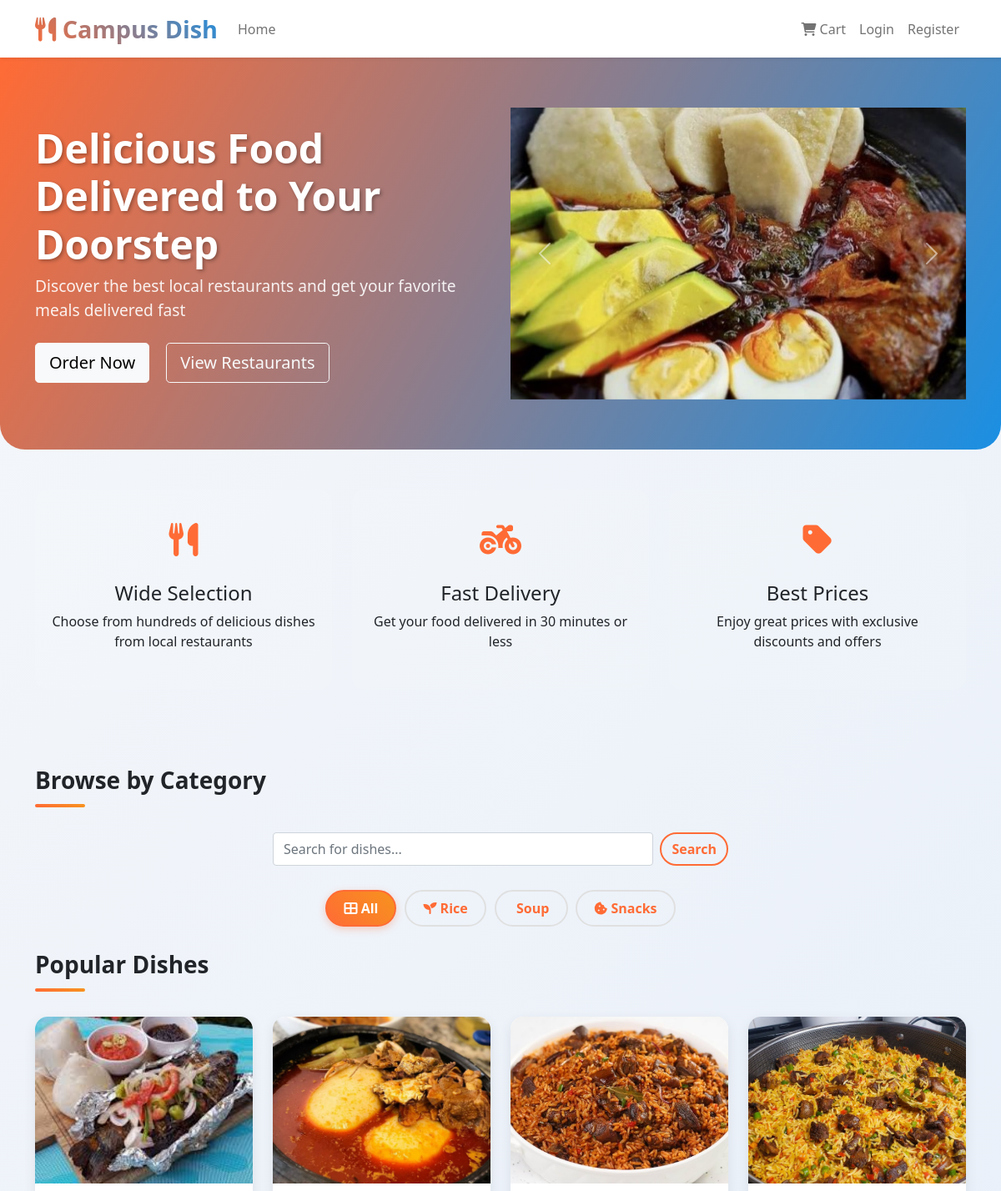
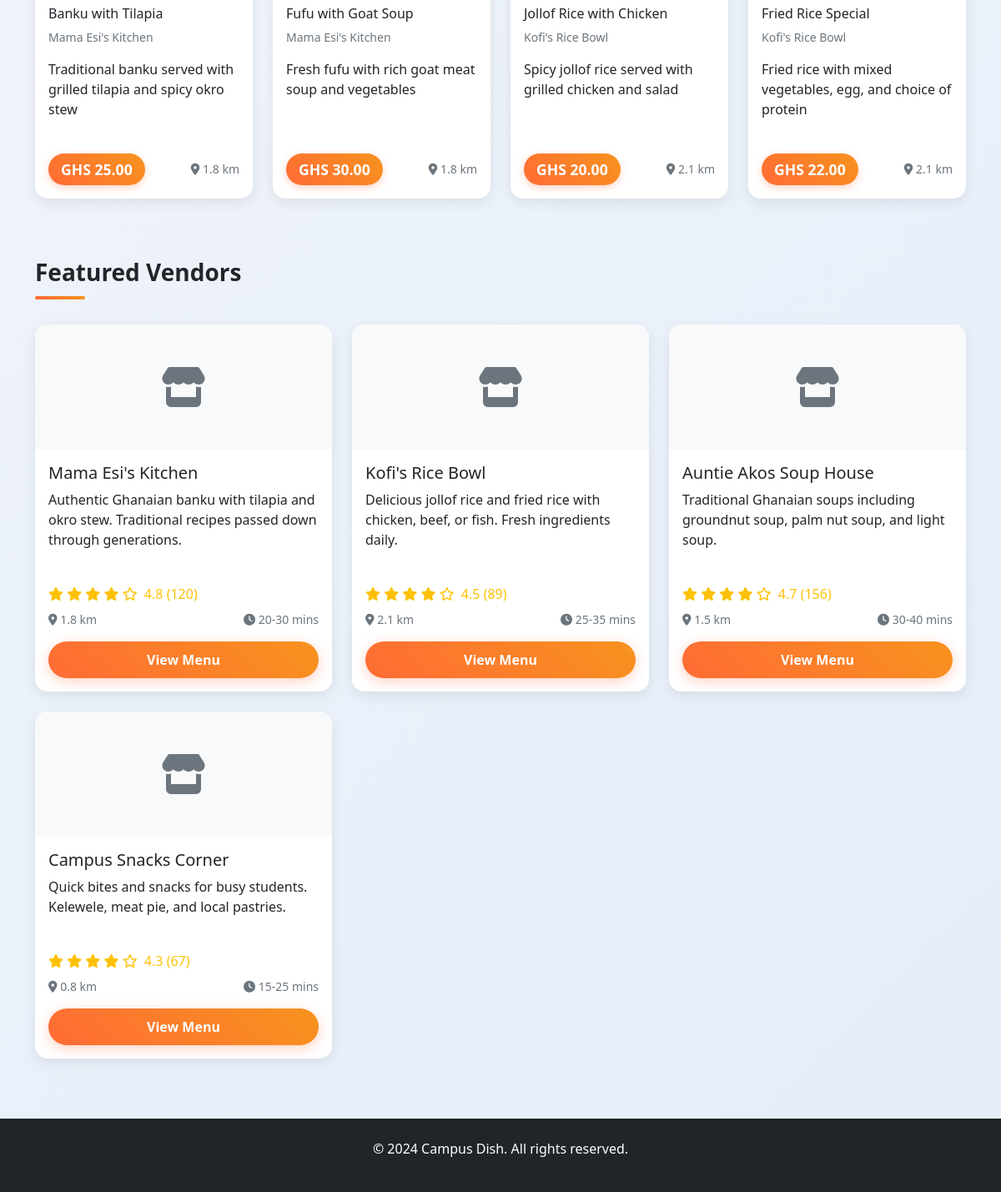
The page / on the database its author committed (2 pictures, top to bottom).
### vendors/models.py (models this page shows, shortened)
class MenuItem(models.Model):
    CATEGORY_CHOICES = [
        ('rice', 'Rice'),
        ('soup', 'Soup'),
        ('snacks', 'Snacks'),
        ('other', 'Other'),
    ]
    vendor = models.ForeignKey(Vendor, on_delete=models.CASCADE, related_name='menu_items')
    name = models.CharField(max_length=100)
    description = models.TextField()
    price = models.DecimalField(max_digits=8, decimal_places=2)
    image = models.ImageField(upload_to='menu_items/', blank=True, null=True)
    category = models.CharField(max_length=20, choices=CATEGORY_CHOICES, default='other')
    is_available = models.BooleanField(default=True)
    created_at = models.DateTimeField(auto_now_add=True)
    def get_default_image(self):
        name_lower = self.name.lower()
        image_mapping = {
            'banku': 'img/Banku.jpeg.jpg',
            'jollof': 'img/Jollof.jpg',
            'fried rice': 'img/Fried rice.jpg',
            'rice': 'img/Rice with stew.jpg',
            'fufu': 'img/Fufu.jpg',
            'waakye': 'img/waakye.jpg',
            'kenkey': 'img/Kenkey.jpg',
            'beans': 'img/Beans.jpg',
            'spaghetti': 'img/spag.jpg',
            'spag': 'img/spag.jpg',
            'gob3': 'img/G)b3.jpg',
            'gobe': 'img/G)b3.jpg',
            'apesie': 'img/Apesie.jpg',
            'groundnut soup': 'img/peanut_soup.webp',
            'palm nut soup': 'img/palmnut soup.jpg',
            'light soup': 'img/lightsoup.jpg',
            'kelewele': 'img/Kelewele.jpg',
            'meat pie': 'img/meat pie.jpg',
            'chin chin': 'img/chin chin.jpg',
            'bofrot': 'img/bofrot.jpg',
        }
        for key, image_path in image_mapping.items():
            if key in name_lower:
                return image_path
        return None

class Vendor(models.Model):
    name = models.CharField(max_length=100)
    description = models.TextField()
    image = models.ImageField(upload_to='vendors/', blank=True, null=True)
    rating = models.DecimalField(max_digits=3, decimal_places=1, default=0.0)
    review_count = models.IntegerField(default=0)
    distance = models.DecimalField(max_digits=5, decimal_places=1, help_text="Distance in km")
    delivery_time = models.CharField(max_length=20, help_text="e.g., 20-30 mins")
    owner = models.ForeignKey(User, on_delete=models.CASCADE, null=True, blank=True)
    created_at = models.DateTimeField(auto_now_add=True)

### vendors/views.py (the view)
# urls.py: 2. Add a URL to urlpatterns:  path('', views.home, name='home')
def home(request):
    category = request.GET.get('category', 'all')
    vendors = Vendor.objects.all()
    if category != 'all':
        vendors = vendors.filter(menu_items__category=category).distinct()
    popular_items = MenuItem.objects.filter(is_available=True)[:12]
    context = {
        'vendors': vendors,
        'popular_items': popular_items,
        'current_category': category,
        'categories': ['all', 'rice', 'soup', 'snacks'],
    }
    return render(request, 'vendors/home.html', context)

### orders/context_processors.py (called while the page is built)
def cart_count(request):
    if request.user.is_authenticated:
        try:
            cart = Cart.objects.get(user=request.user)
            return {'cart_count': cart.total_items}
        except Cart.DoesNotExist:
            return {'cart_count': 0}
    else:
        session_key = request.session.session_key
        if session_key:
            try:
                cart = Cart.objects.get(session_key=session_key)
                return {'cart_count': cart.total_items}
            except Cart.DoesNotExist:
                return {'cart_count': 0}
    return {'cart_count': 0}

### templates/vendors/home.html (shortened to what this page needs)
{% extends 'base.html' %}
{% load static %}
{% block content %}
<div class="hero-section text-center">
    <div class="container">
        <div class="row align-items-center">
            <div class="col-md-6 text-start">
                <h1>Delicious Food Delivered to Your Doorstep</h1>
                <p class="lead">Discover the best local restaurants and get your favorite meals delivered fast</p>
                <div class="mt-4">
                    <a href="#popular-dishes" class="btn btn-light btn-lg me-3 float">Order Now</a>
                    <a href="#featured-vendors" class="btn btn-outline-light btn-lg float">View Restaurants</a>
                </div>
            </div>
            <div class="col-md-6">
                <div id="heroCarousel" class="carousel slide" data-bs-ride="carousel">
                    <div class="carousel-inner">
                        <div class="carousel-item active">
                            <img src="{% static 'img/Apesie.jpg' %}" class="d-block w-100 carousel-img" alt="Apesie">
                        </div>
                    </div>
                    <button class="carousel-control-prev" type="button" data-bs-target="#heroCarousel" data-bs-slide="prev">
                        <span class="carousel-control-prev-icon" aria-hidden="true"></span>
                    </button>
                    <button class="carousel-control-next" type="button" data-bs-target="#heroCarousel" data-bs-slide="next">
                        <span class="carousel-control-next-icon" aria-hidden="true"></span>
                    </button>
                </div>
            </div>
        </div>
    </div>
</div>
<div class="container-fluid p-0">
    <div class="container my-5">
        <div class="row text-center">
            <div class="col-md-4 mb-4 fade-in delay-1">
                <div class="feature-card float">
                    <div class="feature-icon">
                        <i class="fas fa-utensils"></i>
                    </div>
                    <h4>Wide Selection</h4>
                    <p>Choose from hundreds of delicious dishes from local restaurants</p>
                </div>
            </div>
            <div class="col-md-4 mb-4 fade-in delay-2">
                <div class="feature-card float">
                    <div class="feature-icon">
                        <i class="fas fa-motorcycle"></i>
                    </div>
                    <h4>Fast Delivery</h4>
                    <p>Get your food delivered in 30 minutes or less</p>
                </div>
            </div>
            <div class="col-md-4 mb-4 fade-in delay-3">
                <div class="feature-card float">
                    <div class="feature-icon">
                        <i class="fas fa-tag"></i>
                    </div>
                    <h4>Best Prices</h4>
                    <p>Enjoy great prices with exclusive discounts and offers</p>
                </div>
            </div>
        </div>
    </div>
    <div class="container my-4">
        <div class="row">
            <div class="col-12">
                <h3 class="section-title">Browse by Category</h3>
                <div class="row justify-content-center mb-4">
                    <div class="col-md-6">
                        <form class="d-flex" method="GET" action="{% url 'home' %}">
                            <input class="form-control me-2" type="search" placeholder="Search for dishes..." aria-label="Search" name="search">
                            <button class="btn btn-outline-primary" type="submit">Search</button>
                        </form>
                    </div>
                </div>
                <div class="d-flex flex-wrap justify-content-center">
                    {% for category in categories %}
                        <a href="?category={{ category }}"
                           class="btn filter-btn {% if current_category == category %}btn-primary active pulse{% else %}btn-outline-primary{% endif %} fade-in delay-{{ forloop.counter }}">
                            {% if category == 'all' %}
                                <i class="fas fa-th-large"></i> All
                            {% elif category == 'rice' %}
                                <i class="fas fa-seedling"></i> Rice
                            {% elif category == 'soup' %}
                                 Soup
                            {% elif category == 'snacks' %}
                                <i class="fas fa-cookie-bite"></i> Snacks
                            {% endif %}
                        </a>
                    {% endfor %}
                </div>
                </div>
            </div>
            </div>
        </div>
    <div class="container" id="popular-dishes">
        <div class="row">
            <div class="col-12">
                <h3 class="section-title">Popular Dishes</h3>
            </div>
        </div>
        <div class="row">
            {% for item in popular_items|slice:":4" %}
                <div class="col-lg-3 col-md-4 col-sm-6 mb-4 fade-in delay-{{ forloop.counter0|divisibleby:4|add:forloop.counter0|divisibleby:4 }}">
                    <div class="card food-card h-100">
                        {% if item.image %}
                            <img src="{{ item.image.url }}" class="card-img-top" alt="{{ item.name }}">
                        {% elif item.get_default_image %}
                            <img src="{% static item.get_default_image %}" class="card-img-top" alt="{{ item.name }}">
                        {% else %}
                            <div class="card-img-top bg-light d-flex align-items-center justify-content-center" style="height: 200px;">
                                <i class="fas fa-utensils fa-3x text-muted"></i>
                            </div>
                        {% endif %}
                        <div class="card-body d-flex flex-column">
                            <h6 class="card-title">{{ item.name }}</h6>
                            <p class="card-text text-muted small">{{ item.vendor.name }}</p>
                            <p class="card-text flex-grow-1">{{ item.description|truncatewords:10 }}</p>
                            <div class="d-flex justify-content-between align-items-center mt-auto">
                                <span class="price-tag">GHS {{ item.price }}</span>
                                <small class="text-muted">
                                    <i class="fas fa-map-marker-alt"></i> {{ item.vendor.distance }} km
                                </small>
                            </div>
                        </div>
                    </div>
                </div>
            {% endfor %}
        </div>
    </div>
    {% if vendors %}
    <div class="container mt-5" id="featured-vendors">
        <div class="row">
            <div class="col-12">
                <h3 class="section-title">Featured Vendors</h3>
            </div>
        </div>
        <div class="row">
            {% for vendor in vendors %}
                <div class="col-lg-4 col-md-6 mb-4 fade-in delay-{{ forloop.counter0|divisibleby:3|add:forloop.counter0|divisibleby:3 }}">
                    <div class="card vendor-card h-100">
                        {% if vendor.image %}
                            <img src="{{ vendor.image.url }}" class="card-img-top" alt="{{ vendor.name }}">
                        {% else %}
                            <div class="card-img-top bg-light d-flex align-items-center justify-content-center" style="height: 150px;">
                                <i class="fas fa-store fa-3x text-muted"></i>
                            </div>
                        {% endif %}
                        <div class="card-body d-flex flex-column">
                            <h5 class="card-title">{{ vendor.name }}</h5>
                            <p class="card-text flex-grow-1">{{ vendor.description|truncatewords:15 }}</p>
                            <div class="d-flex justify-content-between align-items-center mb-2">
                                <div class="rating">
                                    {% for i in "12345" %}
                                        {% if forloop.counter <= vendor.rating %}
                                            <i class="fas fa-star"></i>
                                        {% else %}
                                            <i class="far fa-star"></i>
                                        {% endif %}
                                    {% endfor %}
                                    <span class="ms-1">{{ vendor.rating }} ({{ vendor.review_count }})</span>
                                </div>
                            </div>
                            <div class="d-flex justify-content-between align-items-center mb-3">
                                <small class="text-muted">
                                    <i class="fas fa-map-marker-alt"></i> {{ vendor.distance }} km
                                </small>
                                <small class="text-muted">
                                    <i class="fas fa-clock"></i> {{ vendor.delivery_time }}
                                </small>
                            </div>
                            <a href="{% url 'vendors:vendor_detail' vendor.id %}" class="btn btn-primary">
                                View Menu
                            </a>
                        </div>
                    </div>
                </div>
            {% endfor %}
        </div>
    </div>
    {% endif %}
{% endblock %}

### templates/base.html (style rules this page uses)
:root { --primary-color: #ff6b35; --secondary-color: #f7931e; --dark-color: #2c3e50; --light-color: #ecf0f1; --accent-color: #1a8fe3; }
body { font-family: 'Segoe UI', Tahoma, Geneva, Verdana, sans-serif; background: linear-gradient(135deg, #f5f7fa 0%, #e4edf9 100%); background-attachment: fixed; min-height: 100vh; }
.btn-primary { background: linear-gradient(45deg, var(--primary-color), var(--secondary-color)); border: none; font-weight: 600; padding: 10px 20px; border-radius: 30px; transition: all 0.3s ease; box-shadow: 0 4px 15px rgba(255, 107, 53, 0.3); }
.btn-outline-primary { border: 2px solid var(--primary-color); color: var(--primary-color); font-weight: 600; border-radius: 30px; transition: all 0.3s ease; }
.card { border: none; border-radius: 15px; box-shadow: 0 5px 15px rgba(0,0,0,0.08); transition: all 0.3s ease; overflow: hidden; margin-bottom: 25px; }
.food-card img { height: 200px; object-fit: cover; transition: transform 0.3s ease; }
.price-tag { background: linear-gradient(45deg, var(--primary-color), var(--secondary-color)); color: white; padding: 6px 15px; border-radius: 20px; font-weight: bold; font-size: 1.1rem; box-shadow: 0 3px 10px rgba(255, 107, 53, 0.3); }
.rating { color: #ffc107; }
.filter-btn { margin: 5px; border-radius: 30px; font-weight: 600; padding: 8px 20px; border: 2px solid #e0e0e0; transition: all 0.3s ease; }
.filter-btn.active { background: linear-gradient(45deg, var(--primary-color), var(--secondary-color)); border-color: var(--primary-color); color: white; box-shadow: 0 3px 10px rgba(255, 107, 53, 0.3); }
.hero-section { background: linear-gradient(120deg, var(--primary-color), var(--accent-color)); color: white; padding: 60px 0; border-radius: 0 0 30px 30px; margin-bottom: 40px; }
.hero-section h1 { font-weight: 800; font-size: 3rem; text-shadow: 2px 2px 4px rgba(0,0,0,0.3); }
.hero-section p { font-size: 1.2rem; opacity: 0.9; }
.section-title { position: relative; padding-bottom: 15px; margin-bottom: 30px; font-weight: 700; }
.section-title:after { content: ''; position: absolute; bottom: 0; left: 0; width: 60px; height: 4px; background: linear-gradient(45deg, var(--primary-color), var(--secondary-color)); border-radius: 2px; }
.feature-icon { font-size: 2.5rem; color: var(--primary-color); margin-bottom: 20px; }
.feature-card { text-align: center; padding: 30px 20px; background: rgba(255, 255, 255, 0.1); backdrop-filter: blur(10px); border-radius: 15px; margin-bottom: 20px; transition: all 0.3s ease; }
.fade-in { animation: fadeIn 0.6s ease-out forwards; }
.delay-1 { animation-delay: 0.1s; }
.delay-2 { animation-delay: 0.2s; }
.delay-3 { animation-delay: 0.3s; }
.delay-4 { animation-delay: 0.4s; }
.pulse { animation: pulse 2s infinite; }
.float { animation: float 3s ease-in-out infinite; }

### rows shown on the page
MenuItem: shows a picture, name "Banku with Tilapia", vendor.name "Mama Esi's Kitchen", description "Traditional banku served with grilled tilapia and spicy okro stew", price "25.00", vendor.distance "1.8"
MenuItem: shows a picture, name "Fufu with Goat Soup", vendor.name "Mama Esi's Kitchen", description "Fresh fufu with rich goat meat soup and vegetables", price "30.00", vendor.distance "1.8"
MenuItem: shows a picture, name "Jollof Rice with Chicken", vendor.name "Kofi's Rice Bowl", description "Spicy jollof rice served with grilled chicken and salad", price "20.00", vendor.distance "2.1"
MenuItem: shows a picture, name "Fried Rice Special", vendor.name "Kofi's Rice Bowl", description "Fried rice with mixed vegetables, egg, and choice of protein", price "22.00", vendor.distance "2.1"
Vendor: name "Mama Esi's Kitchen", description "Authentic Ghanaian banku with tilapia and okro stew. Traditional recipes passed down through generations.", rating "4.8", review_count "120", distance "1.8", delivery_time "20-30 mins"
Vendor: name "Kofi's Rice Bowl", description "Delicious jollof rice and fried rice with chicken, beef, or fish. Fresh ingredients daily.", rating "4.5", review_count "89", distance "2.1", delivery_time "25-35 mins"
Vendor: name "Auntie Akos Soup House", description "Traditional Ghanaian soups including groundnut soup, palm nut soup, and light soup.", rating "4.7", review_count "156", distance "1.5", delivery_time "30-40 mins"
Vendor: name "Campus Snacks Corner", description "Quick bites and snacks for busy students. Kelewele, meat pie, and local pastries.", rating "4.3", review_count "67", distance "0.8", delivery_time "15-25 mins"
